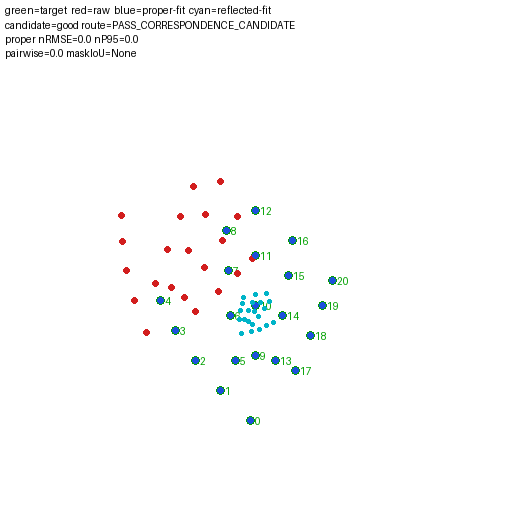
#> input picture tools/gate_c_hand_hypothesis_audit/example/report/overlays/good_correspondence_overlay.png, 512 x 512 px
$ python compare_mask_to_oracle.py ../gate_c_hand_hypothesis_audit/example/report/overlays/good_correspondence_overlay.png ../gate_c_hand_hypothesis_audit/example/report/overlays/reflected_correspondence_overlay.png out.png 5
#> lines starting #> are read from the running program, lines starting #| are printed output that depends on the picture; after the words box and inside, x2 and y2 are one past the last pixel; in counts of white or black regions, pixels touching at a corner belong together; long printed decimals are rounded
#!/usr/bin/env python3
"""Compute evaluation-only mask IoU and boundary F1 against Candidate I oracle.

Usage:
  python3 compare_mask_to_oracle.py AUTO_MASK.png ORACLE_MASK.png OUTPUT.json [TOLERANCE_PX]

The oracle is used only as an evaluation label, never to construct the auto mask.
"""
from __future__ import annotations

from pathlib import Path
import hashlib
import json
import sys


def digest(path: Path) -> str:
    return hashlib.sha256(path.read_bytes()).hexdigest()


def main() -> None:
    if len(sys.argv) not in (4, 5):
        print("[HOLD] MASK_METRIC_USAGE=AUTO_MASK.png ORACLE_MASK.png OUTPUT.json [TOLERANCE_PX]")
        return
    auto_path = Path(sys.argv[1])
    oracle_path = Path(sys.argv[2])
    out_path = Path(sys.argv[3])
    try:
        tolerance = int(sys.argv[4]) if len(sys.argv) == 5 else 3
    except ValueError:
        print("[HOLD] MASK_METRIC_TOLERANCE_INVALID")
        return
    if not auto_path.is_file() or not oracle_path.is_file():
        print(
            "[HOLD] MASK_METRIC_INPUT_MISSING="
            f"auto={auto_path.is_file()} oracle={oracle_path.is_file()}"
        )
        return
    if out_path.exists():
        print(f"[HOLD] MASK_METRIC_OUTPUT_EXISTS={out_path}")
        return
    try:
        import cv2
        import numpy as np
        from PIL import Image

        auto_img = Image.open(auto_path).convert("L")
        oracle_img = Image.open(oracle_path).convert("L")
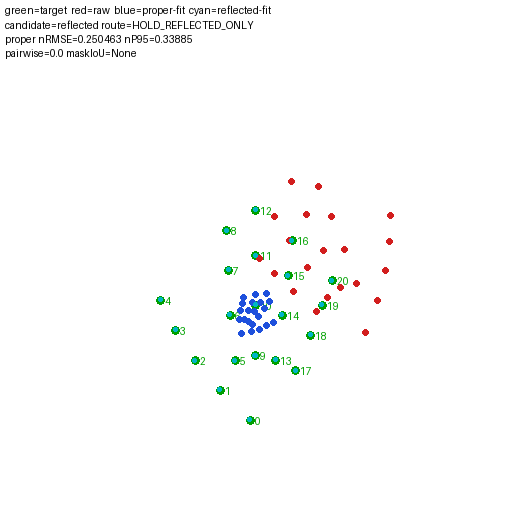
#> input picture tools/gate_c_hand_hypothesis_audit/example/report/overlays/reflected_correspondence_overlay.png, 512 x 512 px
        if auto_img.size != oracle_img.size:
            auto_img = auto_img.resize(oracle_img.size, Image.Resampling.NEAREST)
        auto = np.asarray(auto_img) >= 128
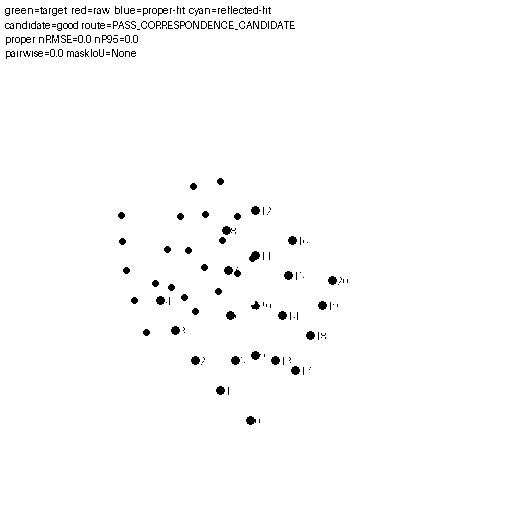
#> auto: shape (512, 512) bool; 98.4% white; 244 black regions (179 under 20 px), largest, box (x1, y1, x2, y2) and area: (249, 251, 260, 262) 81, (222, 226, 236, 235) 69, (246, 416, 256, 425) 65
        oracle = np.asarray(oracle_img) >= 128
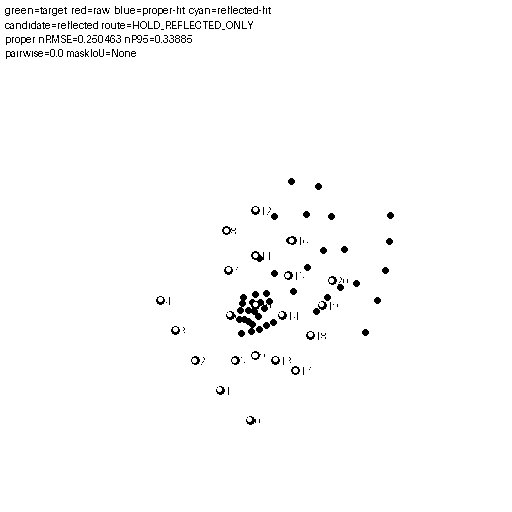
#> oracle: shape (512, 512) bool; 98.3% white; black in thin lines or dots, all inside (x1, y1, x2, y2) = (5, 6, 394, 425)
        intersection = int((auto & oracle).sum())
#> intersection = 255898
        union = int((auto | oracle).sum())
#> union = 259633
        auto_pixels = int(auto.sum())
#> auto_pixels = 257897
        oracle_pixels = int(oracle.sum())
#> oracle_pixels = 257634
        iou = intersection / max(1, union)
#> iou = 0.986
        precision = intersection / max(1, auto_pixels)
#> precision = 0.992
        recall = intersection / max(1, oracle_pixels)
#> recall = 0.993

        kernel = np.ones((3, 3), np.uint8)
        auto_boundary = auto ^ (cv2.erode(auto.astype(np.uint8), kernel, iterations=1) > 0)
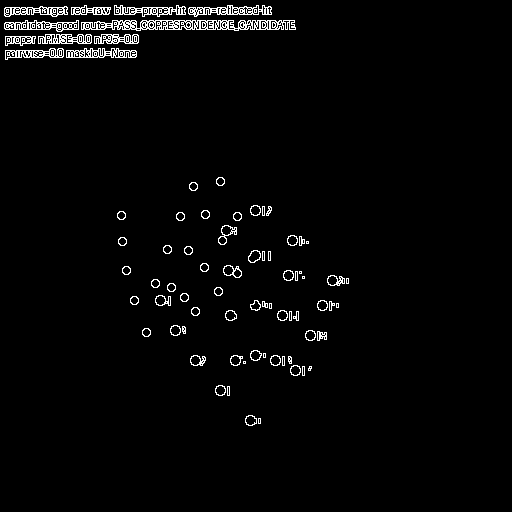
#> auto_boundary: shape (512, 512) bool; 2.6% white in thin lines or dots, all inside (x1, y1, x2, y2) = (4, 5, 349, 426)
        oracle_boundary = oracle ^ (cv2.erode(oracle.astype(np.uint8), kernel, iterations=1) > 0)
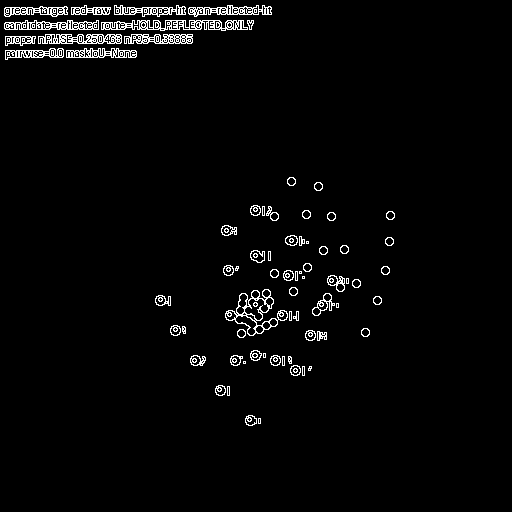
#> oracle_boundary: shape (512, 512) bool; 2.8% white in thin lines or dots, all inside (x1, y1, x2, y2) = (4, 5, 395, 426)
        auto_dist = cv2.distanceTransform((~auto_boundary).astype(np.uint8), cv2.DIST_L2, 3)
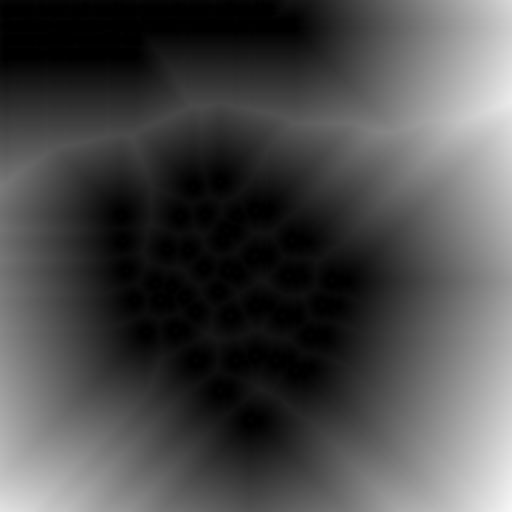
#> auto_dist: shape (512, 512) float32; min 0, max 247.9, mean 73.8
        oracle_dist = cv2.distanceTransform((~oracle_boundary).astype(np.uint8), cv2.DIST_L2, 3)
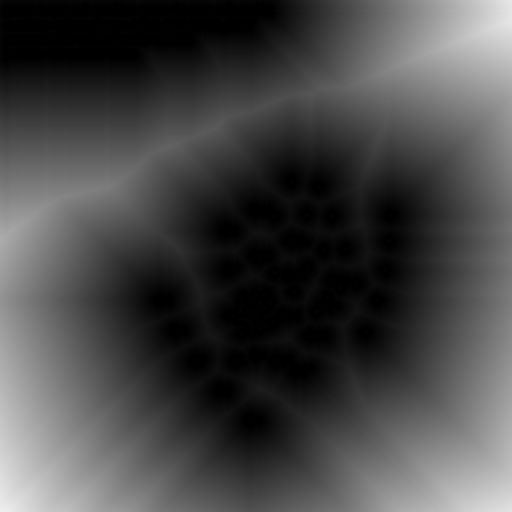
#> oracle_dist: shape (512, 512) float32; min 0, max 239.8, mean 71.4
        auto_match = int((auto_boundary & (oracle_dist <= tolerance)).sum())
#> auto_match = 5860
        oracle_match = int((oracle_boundary & (auto_dist <= tolerance)).sum())
#> oracle_match = 6296
        b_precision = auto_match / max(1, int(auto_boundary.sum()))
#> b_precision = 0.876
        b_recall = oracle_match / max(1, int(oracle_boundary.sum()))
#> b_recall = 0.85
        boundary_f1 = 2 * b_precision * b_recall / max(1e-12, b_precision + b_recall)
#> boundary_f1 = 0.863

        record = {
            "schema_version": "auto_vs_oracle_mask_metrics_v1",
            "auto_mask": str(auto_path),
            "auto_mask_sha256": digest(auto_path),
            "oracle_mask": str(oracle_path),
            "oracle_mask_sha256": digest(oracle_path),
            "oracle_use": "evaluation_only",
            "iou": iou,
            "precision": precision,
            "recall": recall,
            "boundary_tolerance_px": tolerance,
            "boundary_precision": b_precision,
            "boundary_recall": b_recall,
            "boundary_f1": boundary_f1,
        }
        out_path.parent.mkdir(parents=True, exist_ok=True)
        out_path.write_text(json.dumps(record, indent=2) + "\n", encoding="utf-8")
        print(f"[PASS] MASK_METRICS={out_path}")
        print(f"[INFO] MASK_IOU={iou:.6f}")
#| [INFO] MASK_IOU=0.9856
        print(f"[INFO] MASK_BOUNDARY_F1={boundary_f1:.6f}")
#| [INFO] MASK_BOUNDARY_F1=0.8628
    except Exception as error:
        print(f"[HOLD] MASK_METRIC_FAILED={type(error).__name__}: {error}")


if __name__ == "__main__":
    main()
